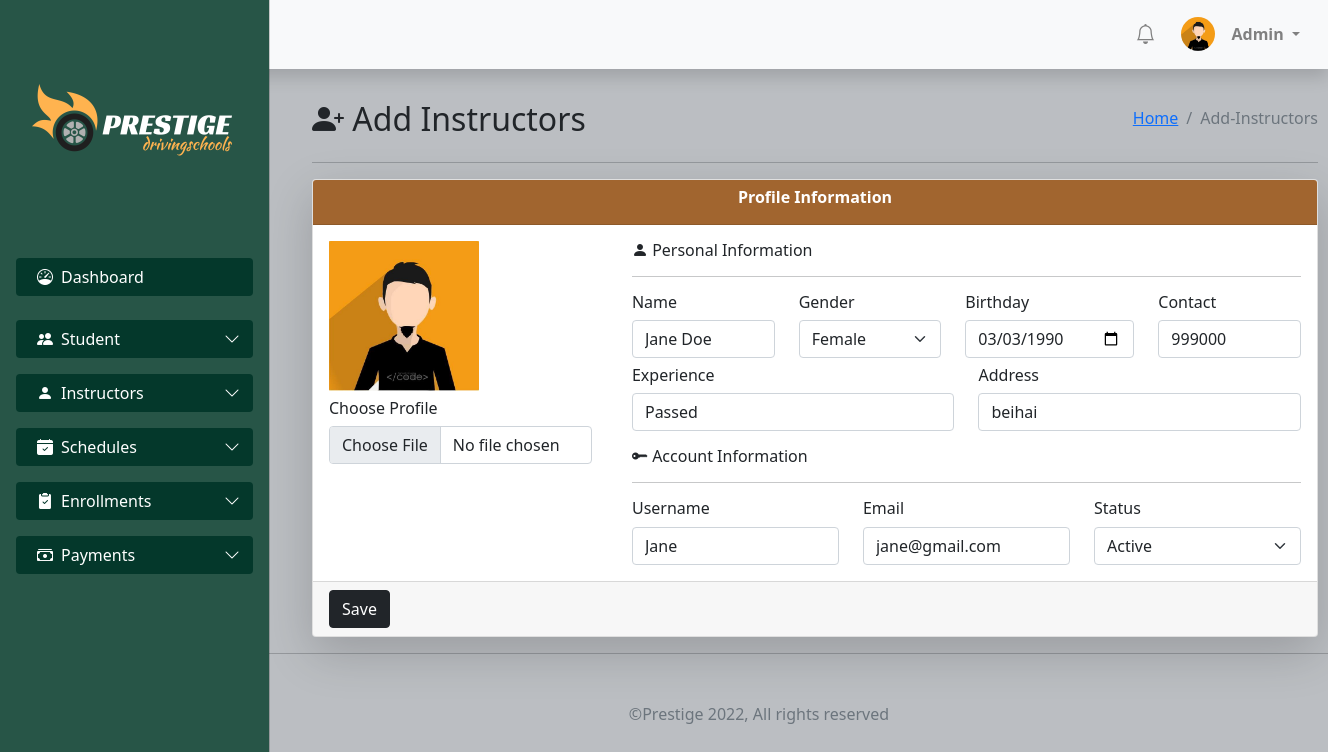
The page /update-instructor/2 (signed in) on the database its author committed.
### DrivingSchool/models.py (models this page shows, shortened)
class instructor(models.Model):
    STATUS = (
        ('Active', 'Active'),
        ('Inactive', 'Inactive'),
    )
    GENDER = (
        ('Male', 'Male'),
        ('Female', 'Female'),
    )
    name = models.CharField(max_length=100, null = True)
    contact = models.CharField(max_length=200, null = True)
    address = models.CharField(max_length=200, null = True)
    email = models.CharField(max_length=200, null = True)
    username = models.CharField(max_length=200, null= True)
    gender = models.CharField(max_length=100, null = True, choices = GENDER)
    birthday = models.DateField(max_length=100, null = True)
    experience = models.CharField(max_length=100, null = True)
    date_created = models.DateTimeField(auto_now_add=True)
    status = models.CharField(max_length=100, null = True, choices = STATUS, default='Active')

### DrivingSchool/decorators.py (the view)
    def wrapper_func(request, *args, **kwargs):
        group = None
        if request.user.groups.exists():
            group = request.user.groups.all()[0].name
        if group == 'Students':
            return redirect('student')
        if group == 'Instructors':
            return redirect('instructor')
        if group == 'Admins':
            return view_func(request, *args, **kwargs)

### DrivingSchool/forms.py
class instructorForm(forms.ModelForm):
    class Meta:
        model = instructor
        fields = '__all__'
        widgets = {
            'name': forms.TextInput(attrs={'class': 'form-control', 'placeholder': 'Name'}),
            'contact': forms.TextInput(attrs={'class': 'form-control', 'placeholder': 'Contact'}),
            'address': forms.TextInput(attrs={'class': 'form-control', 'placeholder': 'Address'}),
            'email': forms.EmailInput(attrs={'class': 'form-control', 'placeholder': '@email.com'}),
            'username': forms.TextInput(attrs={'class': 'form-control', 'placeholder': 'Username'}),
            'gender': forms.Select(attrs={'class': 'form-select'}),
            'experience': forms.TextInput(attrs={'class': 'form-control', 'placeholder': 'Experience'}),
            'birthday': forms.DateInput(attrs={'class': 'form-control', 'type': 'date'}),
            'status': forms.Select(attrs={'class': 'form-select'}),
        }

### DrivingSchool/views.py (called while the page is built)
@admin_only
def updateInstructor(request, pk):
    update = instructor.objects.get(id=pk)
    form = instructorForm(instance=update)
    if request.method == 'POST':
        print('Update:', request.POST) #debugging purposes
        form = instructorForm(request.POST, instance=update)
        if form.is_valid():
            form.save()
            return redirect('manage-instructor')
    mydict = {'form': form}
    return render(request, 'drivingschool/admin-dashboard/add-instructor.html', mydict)

### templates/drivingschool/admin-dashboard/add-instructor.html (shortened to what this page needs)
{% extends 'drivingschool/admin-dashboard/main.html' %}
{% load static %}
{% block content %}
<div class="content">
    <div class="d-flex justify-content-between align-items-end">
        <div class="">
            <h2>
                <span><i class="bi bi-person-plus-fill"></i></span>
                Add Instructors
            </h2>
        </div>
        <div class="">
            <ol class="breadcrumb float-sm-right">
               <li class="breadcrumb-item"><a href="/">Home</a></li>
               <li class="breadcrumb-item active">Add-Instructors</li>
            </ol>
         </div>
    </div><hr>
    <div class="card shadow-lg">
        <div class="card-header text-center">
            <h6 class="fw-bold">Profile Information</h6>
        </div>
        <div class="card-body d-flex">
            <div>
                <img src="{% static 'images/avatar.jpg' %}" alt="" style="width: 150px; height: 150px;">
                <h6 for="formFile" class="form-label mt-2">Choose Profile</h6>
                <input class="form-control mt-2" type="file" id="formFile">
            </div>
            <form class="info-section" style="margin-left: 40px;"method="POST" id="submit-form">
                <h6><i class="bi bi-person-fill"> </i>Personal Information</h6><hr>
                <div class="row mt-2">
                    <div class="col">
                        <h6>{{form.name.label}}</h6>
                        {{form.name}}
                    </div>
                    <div class="col">
                        <h6>{{form.gender.label}}</h6>
                        {{form.gender}}
                    </div>
                    <div class="col">
                        <h6>{{form.birthday.label}}</h6>
                       {{form.birthday}}
                    </div>
                    <div class="col">
                        <h6>{{form.contact.label}}</h6>
                        {{form.contact}}
                    </div>
                </div>
                <div class="row mt-2">
                    <div class="col">
                        <h6>{{form.experience.label}}</h6>
                        {{form.experience}}
                    </div>
                    <div class="col">
                        <h6>{{form.address.label}}</h6>
                       {{form.address}}
                    </div>
                </div>
                <div class="mt-3">
                    <h6><i class="bi bi-key-fill"></i> Account Information</h6><hr>
                    <div class="row">
                        <div class="col">
                            <h6>{{form.username.label}}</h6>
                            {{form.username}}
                        </div>
                        <div class="col">
                            <h6>{{form.email.label}}</h6>
                            {{form.email}}
                        </div>
                        <div class="col">
                            <h6>{{form.status.label}}</h6>
                            {{form.status}}
                        </div>
                    </div>
                </div>
            </form>
        </div>
        <div class="card-footer text-muted">
            <button class="btn btn-dark" type="submit" form="submit-form">Save</button>
        </div>
    </div>
</div>
{% endblock %}

### templates/drivingschool/admin-dashboard/header.html (shortened to what this page needs)
{% load static %}
<nav class="navbar navbar-expand-lg navbar-light bg-light shadow fixed-top">
  <div class="container-fluid">
    <a class="navbar-brand fw-bold" href="/">
      <span>
      </span>
    </a>
    <ul class="nav justify-content-end align-items-center">
      <a href="#" style="color: grey">
        <span style="font-size: 20px; margin-right: 10px">
          <i class="bi bi-bell">
          </i>
        </span>
      </a>
      <li class="nav-item">
        <a class="nav-link" href="#">
          <img src="{% static 'images/avatar.jpg'%}" alt="" style="height: 34px; width: 34px; border-radius: 50%;">
        </a>
      </li>
      <li class="nav-item">
        <div class="dropdown">
          <a class="dropdown-toggle me-3" href="#"  id="dropdownMenuLink" data-bs-toggle="dropdown" aria-expanded="false" style="text-decoration: none; color: grey;">
            <strong>{{request.user}}</strong>
          </a>
        </div>
      </li>
    </ul>
  </div>
</nav>
<div class="offcanvas offcanvas-start sidebar-nav" tabindex="-1" id="offcanvasExample" aria-labelledby="offcanvasExampleLabel" data-bs-backdrop="false">
  <div class="offcanvas-body">
    <div class="offcanvas-header">
      <a class="navbar-brand" href="/">
        <span>
          <img src="{% static 'images/logo3.png'%}" alt="">
        </span>
      </a>
    </div>
    <nav class="navbar-dark">
      <ul class="navbar-nav">
        <li class="nav-item">
          <a class="" aria-current="page" href="/">
            <button class="w-100 btn mb-3 sidebtn" type="button" data-bs-toggle="offcanvas" data-bs-target="#offcanvasExample" aria-controls="offcanvasExample">
              <div class="d-flex align-items-start ms-2">
                <span class="me-2"><i class="bi bi-speedometer"></i></span>
                Dashboard
              </div>
            </button>
          </a>
        </li>
        <li class="nav-item">
          <a class="nav-link sidebar-link" data-bs-toggle="collapse" href="#collapseExample" role="button" aria-expanded="false" aria-controls="collapseExample">
            <button class="w-100 btn sidebtn" type="button">
              <div class="d-flex align-items-start ms-2">
                <span class="me-2">
                  <i class="bi bi-people-fill"></i>
                </span>
                Student
                <span class="dropdown-icon ms-auto">
                  <i class="bi bi-chevron-down"></i>
                </span>
              </div>
            </button>
          </a>
        </li>
        <li class="nav-item">
          <a class="nav-link sidebar-link" data-bs-toggle="collapse" href="#collapseExample" role="button" aria-expanded="false" aria-controls="collapseExample">
            <button class="w-100 btn sidebtn" type="button">
              <div class="d-flex align-items-start ms-2">
                <span class="me-2">
                  <i class="bi bi-person-fill"></i>
                </span>
                Instructors
                <span class="dropdown-icon ms-auto">
                  <i class="bi bi-chevron-down"></i>
                </span>
              </div>
            </button>
          </a>
        </li>
        <li class="nav-item">
          <a class="nav-link sidebar-link" data-bs-toggle="collapse" href="#scheduleCollapse" role="button" aria-expanded="false" aria-controls="scheduleCollapse">
            <button class="w-100 btn sidebtn" type="button">
              <div class="d-flex align-items-start ms-2">
                <span class="me-2">
                  <i class="bi bi-calendar-check-fill"></i>
                </span>
                Schedules
                <span class="dropdown-icon ms-auto">
                  <i class="bi bi-chevron-down"></i>
                </span>
              </div>
            </button>
          </a>
        </li>
        <li class="nav-item">
          <a class="nav-link sidebar-link" data-bs-toggle="collapse" href="#enrollCollapse" role="button" aria-expanded="false" aria-controls="enrollCollapse">
            <button class="w-100 btn sidebtn" type="button">
              <div class="d-flex align-items-start ms-2">
                <span class="me-2">
                  <i class="bi bi-clipboard2-check-fill"></i>
                </span>
                Enrollments
                <span class="dropdown-icon ms-auto">
                  <i class="bi bi-chevron-down"></i>
                </span>
              </div>
            </button>
          </a>
        </li>
        <li class="nav-item">
          <a class="nav-link sidebar-link" data-bs-toggle="collapse" href="#paymentCollapse" role="button" aria-expanded="false" aria-controls="paymentCollapse">
            <button class="w-100 btn sidebtn" type="button">
              <div class="d-flex align-items-start ms-2">
                <span class="me-2">
                  <i class="bi bi-cash-stack"></i>
                </span>
                Payments
                <span class="dropdown-icon ms-auto">
                  <i class="bi bi-chevron-down"></i>
                </span>
              </div>
            </button>
          </a>
        </li>
      </ul>
    </nav>
  </div>
</div>

### static/css/mystyles.css (style rules this page uses)
body { background-color: #bbbec2; }
.card-header { background-color: #a1642efd; color: #fff; }
.content { margin-top: 100px; }
@media (min-width: 992px) { .content { margin-left: 150px; margin-right: -40px; } }

### templates/drivingschool/admin-dashboard/header.html (style rules this page uses)
:root { --offcanvas-width: 270px; --topNavbarHeight: 0px; }
.sidebar-nav { width: var(--offcanvas-width); }
.sidebar-link { display: flex; align-items: center }
.sidebar-link .dropdown-icon { display: inline-flex; transition: all ease 0.2s; }
.nav-link { margin: 0; }
.offcanvas { background-color: #275547; }
button { position: relative; z-index: 1; border: none; }
button::after { position: absolute; content: ''; z-index: -1; }
.sidebtn { background-color: #04382b; color: #fff; }
@media (min-width: 992px) { .sidebar-nav { transform: none; visibility: visible !important; top: var(--topNavbarHeight); transition: all ease 1s; } }
@media (min-width: 992px) { body { overflow: auto !important; } }

### rows shown on the page
instructor: name "Jane Doe", gender "Female", birthday "03/03/1990", contact "999000", experience "Passed", address "beihai", username "Jane", email "jane@gmail.com", status "Active"

### other values the page prints
{{ request.user }} "Admin"
